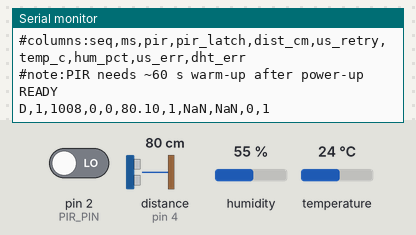
Simulated run of this sketch. Board: Arduino Nano, built with avr-gcc and run on an emulated ATmega328P. Shown: the last lines printed to the serial monitor. Wiring (inferred from the names in the program): ultrasonic range finder: trigger pin 3; echo pin 4. The test bench sets the inputs (shaded band); at power-on: distance to the obstacle (sensor on pin 4) 80 cm, pin 2 (PIR_PIN) LOW, humidity 55 %, temperature 24 °C. The echo pulse lasts 58.3 µs per cm.

Above: at 1.2 s.
1.3 s: distance to the obstacle (sensor on pin 4) set to 4 cm
At 4.4 s:
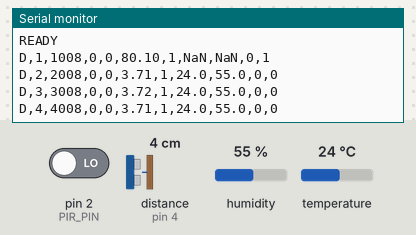
4.5 s: distance to the obstacle (sensor on pin 4) set to 2 cm
At 6.0 s:
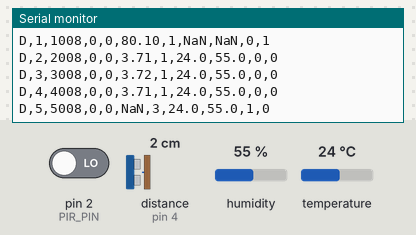

Measured:
- the behaviour switches between 3 and 2 cm on distance to the obstacle (sensor on pin 4) (found by bisection; images 1 and 2)
- after the input at 1.3 s, the serial monitor: prints a new line after 0.71 s (image 1)
- after the input at 4.5 s, the serial monitor: prints a new line after 0.69 s (image 2)

The sketch:

4p.ino
```cpp
/*
  SIT225 Assessment 4 (4P) - Occupancy capture node
  Nguyen Tuan Khoi Le (s226531772)

  Streams one sample per second over Serial for the PIR + ultrasonic fusion
  protocol described in Assessment 3 (Part D.3).

  Wiring (Arduino Nano 33 IoT, 3.3 V logic):
    HC-SR501 PIR   VCC -> external 5 V supply   (GND of that supply tied to Arduino GND)
                   OUT -> D2                    (HC-SR501 OUT swings 0/3.3 V, safe)
    HC-SR04        VCC -> 3V3                   (running at 3.3 V, so Echo is 3.3 V, no divider)
                   TRIG -> D3
                   ECHO -> D4
    DHT22          VCC -> 3V3, DATA -> D5, 10k pull-up between DATA and 3V3

  Ground truth (sitting / away) is marked from the Python UI, not from a
  hardware button, so no button pin is read here.

  Output format, one line per second:
    D,<seq>,<ms>,<pir>,<pir_latch>,<dist_cm>,<us_retry>,<temp_c>,<hum_pct>,<us_err>,<dht_err>
  Fields that could not be read are printed as NaN and flagged in us_err / dht_err.
*/

#include <DHT.h>

#define PIR_PIN    2
#define TRIG_PIN   3
#define ECHO_PIN   4
#define DHT_PIN    5
#define DHT_TYPE   DHT22

// 1 Hz sampling, as specified in the Assessment 3 protocol.
const unsigned long SAMPLE_INTERVAL_MS = 1000;
// DHT22 cannot be polled faster than once every 2 s.
const unsigned long DHT_INTERVAL_MS    = 2000;

// Echo timeout. 25 ms ~ 4.3 m, comfortably past the module's useful range.
const unsigned long ECHO_TIMEOUT_US = 25000UL;
// At 3.3 V the HC-SR04 drops pings more often, so allow a few attempts.
const uint8_t MAX_US_ATTEMPTS = 3;
// The datasheet asks for at least 60 ms between measurement cycles. Retrying
// sooner lets the tail of the previous echo land in the next listening window,
// which showed up as impossible readings (2-5 cm against a 1.4 m target).
const unsigned long US_RETRY_GAP_MS = 60;
// Physical plausibility window for the module (cm).
const float US_MIN_CM = 2.0;
const float US_MAX_CM = 400.0;

DHT dht(DHT_PIN, DHT_TYPE);

unsigned long seq = 0;
unsigned long lastSample = 0;
unsigned long lastDhtRead = 0;

// PIR pulses can be shorter than the sample period, so latch any HIGH seen
// between samples instead of relying on the instantaneous read alone.
bool pirLatch = false;

float lastTemp = NAN;
float lastHum  = NAN;
bool  dhtErr   = true;   // true until the first successful read

void setup() {
  Serial.begin(115200);
  while (!Serial) { ; }

  pinMode(PIR_PIN, INPUT);
  pinMode(TRIG_PIN, OUTPUT);
  pinMode(ECHO_PIN, INPUT);
  digitalWrite(TRIG_PIN, LOW);

  dht.begin();

  // HC-SR501 needs roughly a minute to settle after power-up. Announce it so
  // the logger can warn the operator rather than silently recording noise.
  Serial.println("#SIT225-4P occupancy capture node");
  Serial.println("#columns:seq,ms,pir,pir_latch,dist_cm,us_retry,temp_c,hum_pct,us_err,dht_err");
  Serial.println("#note:PIR needs ~60 s warm-up after power-up");
  Serial.println("READY");

  lastSample = millis();
}

// Single ultrasonic ping. Returns distance in cm, or NAN on timeout / out of range.
float pingOnce()
{
    digitalWrite(TRIG_PIN, LOW);
    delayMicroseconds(3);
    digitalWrite(TRIG_PIN, HIGH);
    delayMicroseconds(10);
    digitalWrite(TRIG_PIN, LOW);

    unsigned long dur = pulseIn(ECHO_PIN, HIGH, ECHO_TIMEOUT_US);
    if (dur == 0)
        return NAN; // no echo came back in time

    float cm = dur / 58.0; // speed of sound, round trip
    if (cm < US_MIN_CM || cm > US_MAX_CM)
        return NAN;
    return cm;
}

void loop()
{
    // Latch the PIR continuously so a short pulse is not missed between samples.
    if (digitalRead(PIR_PIN) == HIGH)
        pirLatch = true;

    unsigned long now = millis();

    if (now - lastDhtRead >= DHT_INTERVAL_MS)
    {
        lastDhtRead = now;
        float h = dht.readHumidity();
        float t = dht.readTemperature();
        if (isnan(h) || isnan(t))
        {
            dhtErr = true; // keep the previous value, flag it
        }
        else
        {
            lastHum = h;
            lastTemp = t;
            dhtErr = false;
        }
    }

    if (now - lastSample < SAMPLE_INTERVAL_MS)
        return;
    lastSample += SAMPLE_INTERVAL_MS; // fixed cadence, no drift accumulation

    int pirNow = digitalRead(PIR_PIN);

    float dist = NAN;
    uint8_t attempts = 0;
    while (attempts < MAX_US_ATTEMPTS)
    {
        attempts++;
        dist = pingOnce();
        if (!isnan(dist))
            break;
        delay(US_RETRY_GAP_MS); // let the previous echo die away
    }
    bool usErr = isnan(dist);

    seq++;
    Serial.print("D,");
    Serial.print(seq);
    Serial.print(',');
    Serial.print(now);
    Serial.print(',');
    Serial.print(pirNow);
    Serial.print(',');
    Serial.print(pirLatch ? 1 : 0);
    Serial.print(',');
    if (usErr)
        Serial.print("NaN");
    else
        Serial.print(dist, 2);
    Serial.print(',');
    Serial.print(attempts);
    Serial.print(',');
    if (isnan(lastTemp))
        Serial.print("NaN");
    else
        Serial.print(lastTemp, 1);
    Serial.print(',');
    if (isnan(lastHum))
        Serial.print("NaN");
    else
        Serial.print(lastHum, 1);
    Serial.print(',');
    Serial.print(usErr ? 1 : 0);
    Serial.print(',');
    Serial.println(dhtErr ? 1 : 0);

    pirLatch = false; // reset the latch for the next window
}
```
